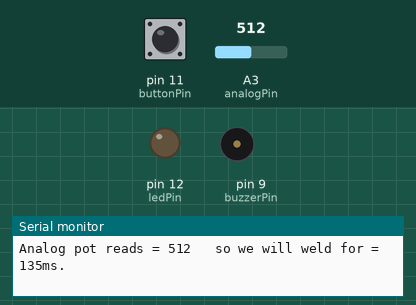
A sketch run on a simulated Arduino Nano, built with avr-gcc and run on an emulated ATmega328P. Parts: output pins drawn as LEDs (lit = HIGH), buzzer (waves = sounding), the last lines printed to the serial monitor. Dashed ring = blinking. The test bench sets the inputs (shaded band); at power-on: pin 11 (buttonPin) LOW, A3 (analogPin) = 512. Pins used as bus, display or sensor lines are not drawn.

Above: at 1.2 s.
1.3 s: pin 11 (buttonPin) pulled HIGH for 0.15 s
At 2.49 s:
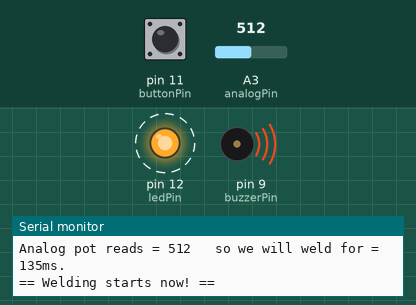
4.4 s: A3 (analogPin) set to 373
7.4 s: A3 (analogPin) set to 351
10.4 s: pin 11 (buttonPin) pulled HIGH for 1 s
At 13.68 s:
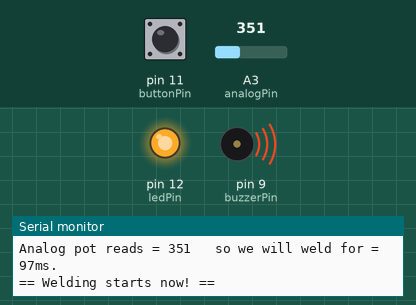
Timing chart, 0 to 14.7 s (numbered marks = the images above; inputs shaded):
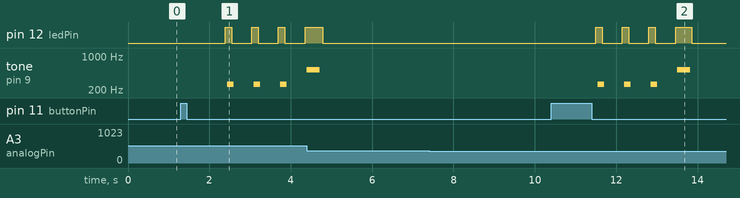

Measured:
- after the input at 1.3 s, pin 12 (ledPin): alternates HIGH for 0.15 s and LOW for 0.50 s, starting after 1.1 s; tone on pin 9 (buzzerPin): silent → 260 Hz after 1.1 s, then repeats every 0.65 s: silent 0.49 s, 260 Hz 0.16 s
- after the input at 10.4 s, pin 12 (ledPin): goes 3 × (HIGH 0.15 s, LOW 0.50 s), HIGH 0.40 s, then LOW, starting after 1.1 s; tone on pin 9 (buzzerPin): plays 260 Hz for 0.16 s, 260 Hz for 0.16 s, 260 Hz for 0.16 s, 521 Hz for 0.32 s, starting after 1.1 s

The sketch:

welder.ino
```cpp
// BOM:

// Relay: https://alitems.com/g/1e8d1144949a590a4ec116525dc3e8/?ulp=https%3A%2F%2Fwww.aliexpress.com%2Fitem%2F2016-High-Quality-12V-Starter-Relay-Solenoid-Cable-for-Quad-Pit-Bike-110cc-125cc-Safety-Driving%2F32681191278.html
// Metal strip: https://alitems.com/g/1e8d1144949a590a4ec116525dc3e8/?ulp=https%3A%2F%2Fwww.aliexpress.com%2Fitem%2F1-PC-1M-8mm-x-0-15-Pure-Ni-Plate-Nickel-Strip-Tape-For-Li-18650%2F32617548208.html
// Nano: https://alitems.com/g/1e8d1144949a590a4ec116525dc3e8/?ulp=https%3A%2F%2Fwww.aliexpress.com%2Fitem%2FWith-the-bootloader-Nano-3-0-controller-compatible-for-arduino-nano-CH340-USB-driver-NO-CABLE%2F32341832857.html
// Pushbutton: https://alitems.com/g/1e8d1144949a590a4ec116525dc3e8/?ulp=https%3A%2F%2Fwww.aliexpress.com%2Fitem%2F10-Pcs-lot-12mm-x-12mm-x-7-5mm-Panel-PCB-Momentary-Tactile-Tact-Push-Button%2F32219609083.html
// Opto: https://alitems.com/g/1e8d1144949a590a4ec116525dc3e8/?ulp=https%3A%2F%2Fwww.aliexpress.com%2Fitem%2F50034-Free-shipping-20pcs-High-Density-Mounting-Type-Photocoupler-DIP-4-PC817C-DIP-Optocoupler-PC817%2F32342458824.html
// XM1584: https://alitems.com/g/1e8d1144949a590a4ec116525dc3e8/?ulp=https%3A%2F%2Fwww.aliexpress.com%2Fitem%2FFree-Shipping-5PCS-XM1584-Ultra-small-size-DC-DC-step-down-power-supply-module-3A-adjustable%2F32262690691.html
// LED: https://alitems.com/g/1e8d1144949a590a4ec116525dc3e8/?ulp=https%3A%2F%2Fwww.aliexpress.com%2Fitem%2F100Pcs-5mm-White-Ultra-Bright-LED-Light-Lamp-Emitting-Diodes-15000MCD%2F1831428516.html

const int buttonPin = 11;    // Кнопка спуска
const int ledPin = 12;       // Пин с сигнальным светодиодом
const int triggerPin = 10;   // MOSFET с реле
const int buzzerPin = 9;     // Пищалка
const int analogPin = A3;    // Переменный резистор 10К для выставления длины импульса

// Объявляем переменные:
int WeldingNow = LOW;
int buttonState;
int lastButtonState = LOW;

unsigned long lastDebounceTime = 0;
unsigned long debounceDelay = 50;    // минимальное время в мс, которое надо выждать до срабатывания. Сделано для предотвращения ложных срабатываний при дребезге контактов спусковой кнопки

int sensorValue = 0;        // считываем значение, выставленное на потенциометре в эту переменную...
int weldingTime = 0;        // ...и на его основе выставляем задержку

void setup() {
  pinMode(analogPin,  INPUT);
  pinMode(buttonPin,  INPUT);
  pinMode(ledPin,     OUTPUT);
  pinMode(triggerPin, OUTPUT);
  pinMode(buzzerPin,  OUTPUT);
  digitalWrite(ledPin,     LOW);
  digitalWrite(triggerPin, LOW);
  digitalWrite(buzzerPin,  LOW);

  Serial.begin(9600);
}

void loop() {

  sensorValue = analogRead(analogPin); // считываем значение, выставленное на потенциометре
  weldingTime = map(sensorValue, 0, 1023, 15, 255); // приводим его к миллисекундам в диапазоне от 15 до 255
  Serial.print("Analog pot reads = ");
  Serial.print(sensorValue);
  Serial.print("\t so we will weld for = ");
  Serial.print(weldingTime);
  Serial.println("ms. ");

  // Для предотврещения ложных срабатываний кнопки убеждаемся сначала, что она зажата минимум в течение 50мс, прежде чем начать сварку:
  int reading = digitalRead(buttonPin);
  if (reading != lastButtonState) {
    lastDebounceTime = millis();
  }
  if ((millis() - lastDebounceTime) > debounceDelay) {
    if (reading != buttonState) {
      buttonState = reading;
      if (buttonState == HIGH) {
        WeldingNow = !WeldingNow;
      }
    }
  }

  // Если команда получена, то начинаем:
  if (WeldingNow == HIGH) {

    Serial.println("== Welding starts now! ==");
    delay(1000);

    // Выдаём три коротких и один длинный писк в динамик:
    int cnt = 1;
    while (cnt <= 3) {
      playTone(1915, 150); // 1915, 1700, 1519, 1432, 1275, 1136, 1014, 956
      delay(500);
      cnt++;
    }
    playTone(956,  300);
    delay(1);

    // И сразу после последнего писка приоткрываем MOSFET на нужное количество миллисекунд:
    digitalWrite(ledPin,     HIGH);
    digitalWrite(triggerPin, HIGH);
    delay(weldingTime);
    digitalWrite(triggerPin, LOW);
    digitalWrite(ledPin,     LOW);

    Serial.println("== Welding ended! ==");
    delay(1000);

    // И всё по-новой:
    WeldingNow = LOW;

  } else {
    digitalWrite(ledPin,     LOW);
    digitalWrite(triggerPin, LOW);
    digitalWrite(buzzerPin,  LOW);
  }

  lastButtonState = reading;
}

// В эту функцию вынесен код, обслуживающий пищалку:
void playTone(int tone, int duration) {
  digitalWrite(ledPin, HIGH);
  for (long i = 0; i < duration * 1000L; i += tone * 2) {
    digitalWrite(buzzerPin, HIGH);
    delayMicroseconds(tone);
    digitalWrite(buzzerPin, LOW);
    delayMicroseconds(tone);
  }
  digitalWrite(ledPin, LOW);
}
```
